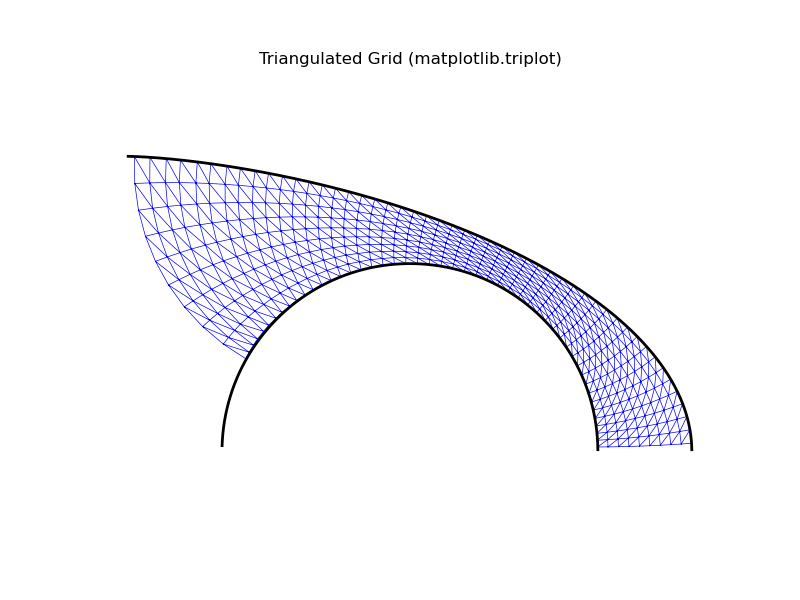

Generate this figure with Python:
import numpy as np
import matplotlib.pyplot as plt
from Latrodex1 import Grid

# Step 1: Get  curves
t = np.linspace(0.01, 0.99*np.pi, 1000)
curve2 = np.array([np.cos(t), np.sin(t)]).T
curve1 = np.array([1.5*np.cos(t), 0.5*np.sin(t)+0.5*t]).T
# Grid and correspondences
grid = Grid(curve1, curve2)
xi, z = grid.compute_correspondences(num_points=50, threshold=1e-3, resolution=0.01, filter_min=0, smooth=True)
pairs = np.column_stack([xi, z])
grid.correspondence_points = {'pairs': pairs, 'xi': pairs[:, 0], 'z': pairs[:, 1]}

# Generate grid
gx, gy = grid.generate_grid_from_correspondence(num_s_values=10)

# Convert to triangulation
tri = grid.to_triangulation(gx, gy)

# Plot with triplot
plt.figure(figsize=(8, 6))
plt.triplot(tri, color='blue', linewidth=0.5)
plt.axis('equal')
plt.axis('off')
plt.title("Triangulated Grid (matplotlib.triplot)")
plt.show()
